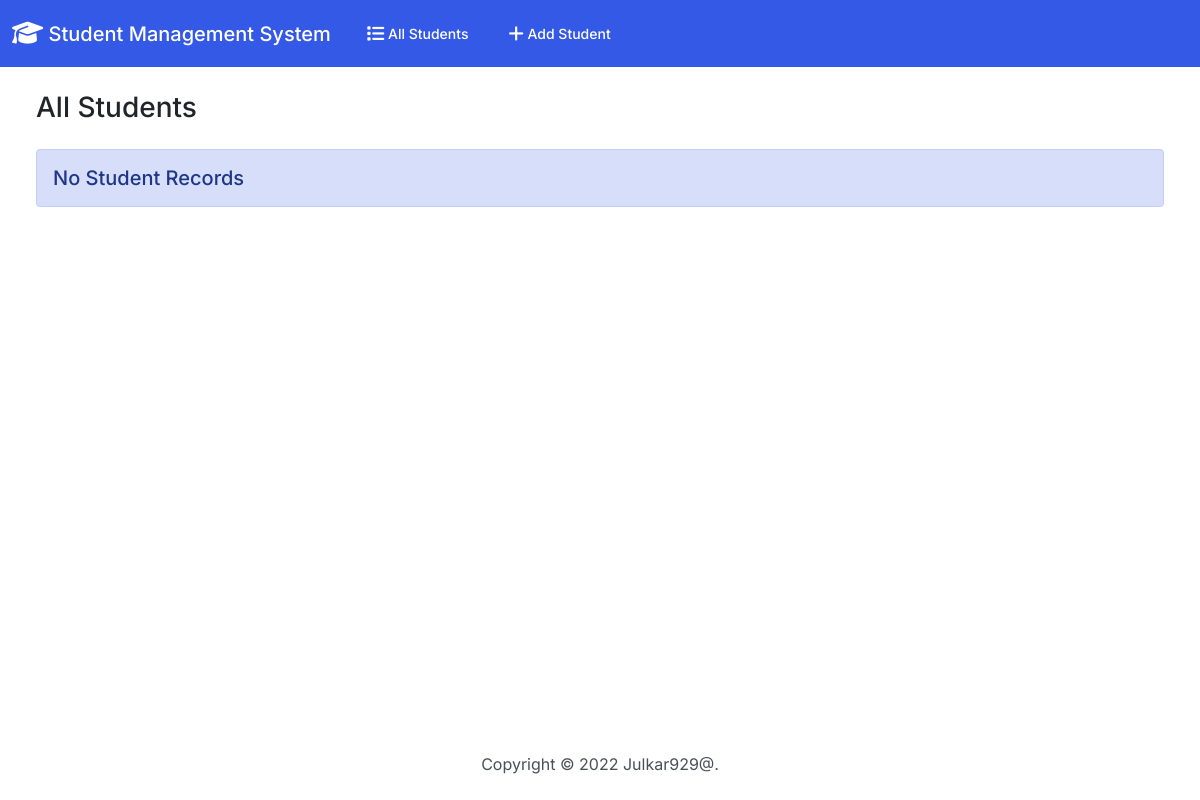
/, run on an earlier commit of the app's database.
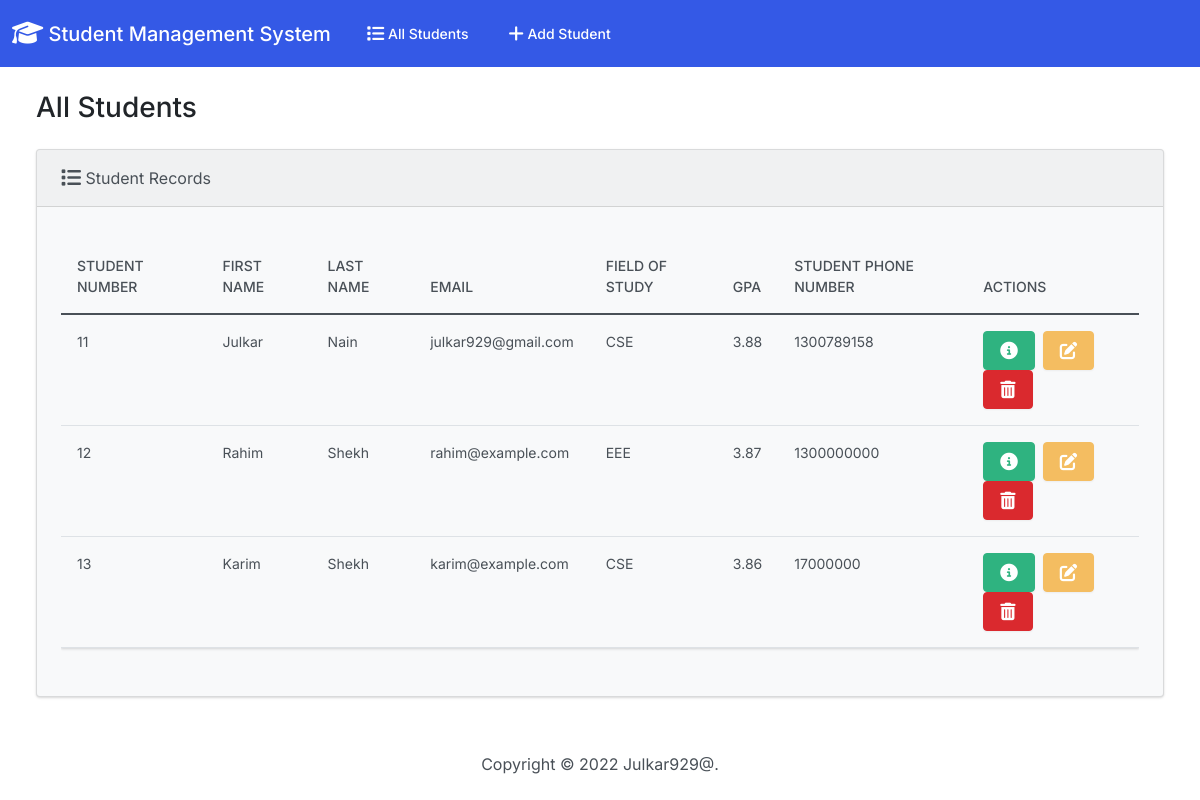
And on a later commit of the database.
### students/models.py (models this page shows, shortened)
class Student(models.Model):
    student_number = models.PositiveIntegerField()
    first_name = models.CharField(max_length=50)
    last_name = models.CharField(max_length=50)
    email = models.EmailField(max_length=100)
    field_of_study = models.CharField(max_length=50)
    gpa = models.FloatField()
    student_phone_number = models.PositiveIntegerField()

### students/views.py (the view)
# urls.py: path('', views.index, name='index'),
def index(request):
  return render(request, 'students/index.html', {
    'students': Student.objects.all()
  })

### students/templates/students/index.html (shortened to what this page needs)
{% extends "students/base.html" %}
{% block body %}
  <h3 class="m-4">All Students </h3>
  <div class="row">
    <div class="col-12">
      {% if students %}
      <div class="card bg-light ms-4 me-4 mb-4">
        <div class="card-header">
          <i class="fa-solid fa-list fa-lg"></i> Student Records
        </div>
        <div class="card-body">
          <p class="card-text">
            <div class="table-responsive">
              <table class="table table-hover">
                <thead>
                  <tr>
                    <th scope="col">Student Number</th>
                    <th scope="col">First Name</th>
                    <th scope="col">Last Name</th>
                    <th scope="col">Email</th>
                    <th scope="col">Field Of Study</th>
                    <th scope="col">GPA</th>
                    <th scope="col">Student Phone Number</th>
                    <th scope="col">Actions</th>
                  </tr>
                </thead>
                <tbody>
                  {% for student in students %}
                    <tr>
                      <td>{{ student.student_number }}</td>
                      <td>{{ student.first_name }}</td>
                      <td>{{ student.last_name }}</td>
                      <td>{{ student.email }}</td>
                      <td>{{ student.field_of_study }}</td>
                      <td>{{ student.gpa }}</td>
                      <td>{{ student.student_phone_number }}</td>
                      <td>
                          <button type="button" class="btn btn-success me-1" href="{% url 'view_student' student.id %}"  data-bs-toggle="modal" data-bs-target="#myModal
                            {{student.id}}">
                          </button>
                        <a class="btn btn-warning me-1" href="{% url 'edit' student.id %}">
                        </a>
                        <button type="button" class="btn btn-danger" data-bs-toggle="modal" data-bs-target="#delete{{student.id}}">
                        </button>
                      </td>
                    </tr>
                  {% endfor %}
                </tbody>
              </table>
            </div>
          </p>
        </div>
      </div>
      {% else %}
        <h5 class="alert alert-primary ms-4 me-4">No Student Records</h5>
      {% endif %}
    </div>
  </div>
{% endblock %}

### students/templates/students/base.html (shortened to what this page needs)
{% load static %}
<!DOCTYPE html>
<html lang="en">
    <head>
     <link rel="stylesheet" href="https://cdnjs.cloudflare.com/ajax/libs/font-awesome/6.2.0/css/all.min.css">
     <link href="{% static 'css/bootstrap.min.css' %}" rel="stylesheet">
    </head>
    <body class="d-flex flex-column min-vh-100">
          <nav class="navbar navbar-expand-lg navbar-dark bg-primary">
            <div class="container-fluid">
              <a class="navbar-brand" href="#">
                <i class="fa-solid fa-graduation-cap fa-lg"></i> Student Management System
              </a>
                <div class="collapse navbar-collapse" id="navbarColor01">
                  <ul class="navbar-nav me-auto">
                    <li class="nav-item">
                     <a class="nav-link" href="{% url 'index' %}">
                        All Students
                     </a>
                    </li>
                    <li class="nav-item">
                        <a class="nav-link" href="{% url 'add' %}">
                          Add Student
                        </a>
                    </li>
                  </ul>
                </div>
            </div>
          </nav>
      <div class="container-fluid">
        {% block body %}
        {% endblock %}
      </div>
      <footer class="mt-auto mb-4">
        <div class="text-center">
          <span>
            Copyright &copy; <script>document.write(new Date().getFullYear())</script> Julkar929@.
          </span>
        </div>
      </footer>
    </body>
</html>

What changed in the data, as far as the page shows it:
added Student: student_number "11", first_name "Julkar", last_name "Nain", email "julkar929@gmail.com", field_of_study "CSE", gpa "3.88", student_phone_number "1300789158"
added Student: student_number "12", first_name "Rahim", last_name "Shekh", email "rahim@example.com", field_of_study "EEE", gpa "3.87", student_phone_number "1300000000"
added Student: student_number "13", first_name "Karim", last_name "Shekh", email "karim@example.com", field_of_study "CSE", gpa "3.86", student_phone_number "17000000"
Also different on the page:
text no longer shown: "No Student Records"
text now shown: "Student Records STUDENT NUMBER FIRST NAME LAST NAME EMAIL FIELD OF STUDY GPA STUDENT PHONE NUMBER ACTIONS"
